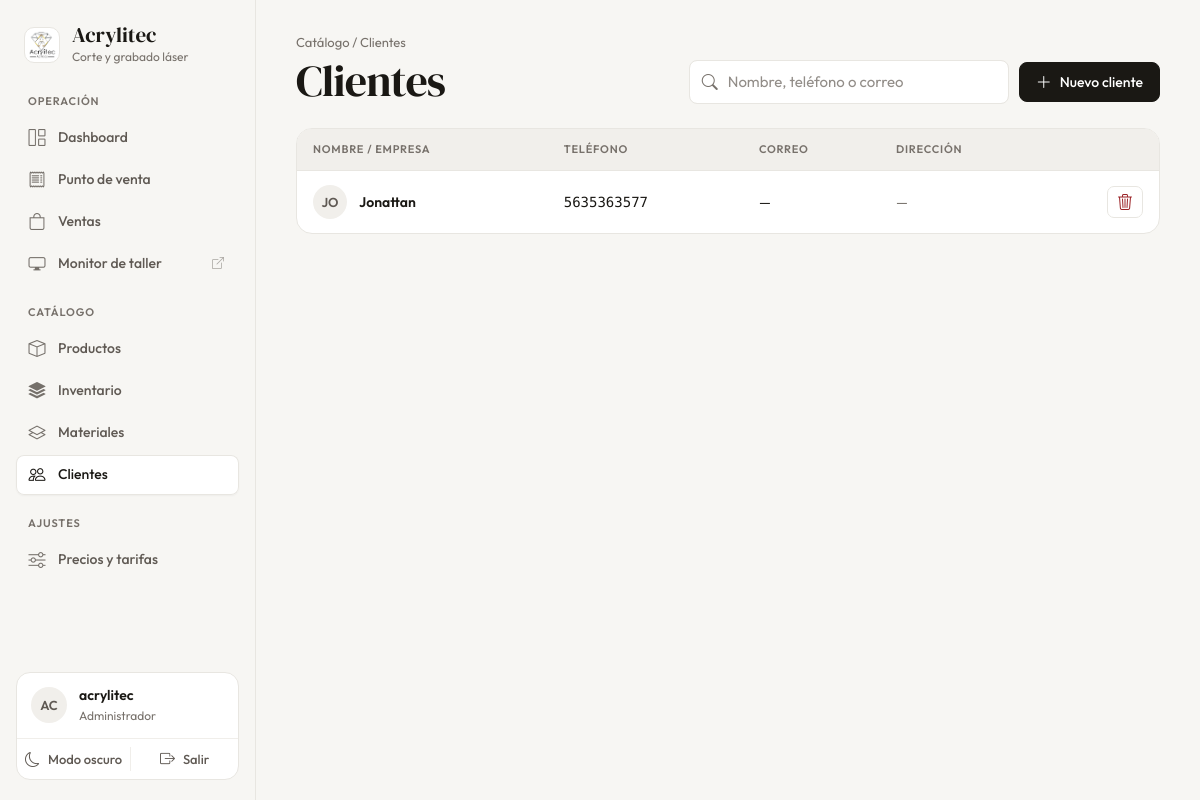
The app's page /clientes/ (signed in) with its own data.
### gestion/models.py (models this page shows, shortened)
class Clientes(models.Model):
    id_cliente = models.AutoField(primary_key=True)
    nombre = models.CharField(max_length=100, blank=True, null=True)
    telefono = models.CharField(max_length=100, blank=True, null=True)
    email = models.CharField(max_length=100, blank=True, null=True)
    direccion = models.TextField(blank=True, null=True)
    class Meta:
        managed = True
        db_table = 'clientes'
        verbose_name = "Cliente"
        verbose_name_plural = "Clientes"

### gestion/views.py (the view)
# urls.py: path('clientes/', views.lista_clientes, name='lista_clientes'),
@login_required
def lista_clientes(request):
    query = request.GET.get('q', '')
    clientes = Clientes.objects.all()
    if query:
        clientes = clientes.filter(
            Q(nombre__icontains=query) |
            Q(telefono__icontains=query) |
            Q(email__icontains=query)
        )
    return render(request, 'gestion/clientes_list.html', {
        'clientes': clientes,
        'query': query
    })

### gestion/templates/gestion/clientes_list.html (shortened to what this page needs)
{% extends 'gestion/base.html' %}
{% block content %}
<header class="page-header">
    <div class="page-heading">
        <span class="page-eyebrow">Catálogo / Clientes</span>
        <h1 class="page-title">Clientes</h1>
    </div>
    <div class="page-actions">
        <form method="GET" action="" class="search-field" style="width: 320px; max-width: 100%;">
            <input type="search" class="form-control" name="q" value="{{ query }}" placeholder="Nombre, teléfono o correo" aria-label="Buscar cliente">
        </form>
        <a href="{% url 'crear_cliente' %}" class="btn btn-primary"><i class="bi bi-plus-lg"></i> Nuevo cliente</a>
    </div>
</header>
<div class="table-responsive">
    <table class="table">
        <thead>
            <tr>
                <th>Nombre / empresa</th>
                <th>Teléfono</th>
                <th class="hide-mobile">Correo</th>
                <th class="hide-mobile">Dirección</th>
                <th style="text-align: right;"></th>
            </tr>
        </thead>
        <tbody>
            {% for cliente in clientes %}
            <tr>
                <td>
                    <div style="display: flex; align-items: center; gap: 12px;">
                        <span class="avatar">{{ cliente.nombre|slice:":2"|upper }}</span>
                        <span style="font-weight: 600;">{{ cliente.nombre }}</span>
                    </div>
                </td>
                <td class="text-num">{{ cliente.telefono|default:"—" }}</td>
                <td class="hide-mobile">{{ cliente.email|default:"—" }}</td>
                <td class="hide-mobile text-muted" style="white-space: normal; max-width: 280px;">{{ cliente.direccion|default:"—"|truncatewords:10 }}</td>
                <td style="text-align: right;">
                    <a href="{% url 'eliminar_cliente' cliente.id_cliente %}" class="btn btn-sm btn-outline-danger btn-icon" title="Eliminar cliente" aria-label="Eliminar a {{ cliente.nombre }}">
                        <i class="bi bi-trash3"></i>
                    </a>
                </td>
            </tr>
            {% endfor %}
        </tbody>
    </table>
</div>
{% endblock %}

### gestion/templates/gestion/base.html (shortened to what this page needs)
{% load static %}
<!DOCTYPE html>
<html lang="es">
<head>
    <link href="https://cdn.jsdelivr.net/npm/bootstrap@5.3.0/dist/css/bootstrap.min.css" rel="stylesheet">
    <link href="https://cdn.jsdelivr.net/npm/bootstrap-icons@1.11.3/font/bootstrap-icons.min.css" rel="stylesheet">
    <link href="https://cdn.jsdelivr.net/npm/select2@4.1.0-rc.0/dist/css/select2.min.css" rel="stylesheet">
    <link href="https://cdn.jsdelivr.net/npm/select2-bootstrap-5-theme@1.3.0/dist/select2-bootstrap-5-theme.min.css" rel="stylesheet">
    <link href="{% static 'gestion/css/main.css' %}" rel="stylesheet">
</head>
<body>
{% with url_name=request.resolver_match.url_name %}
<div class="app-shell">
    <aside class="sidebar" id="sidebar" aria-label="Navegación principal">
        <a class="sidebar-brand" href="{% url 'dashboard' %}">
            <span class="sidebar-logo"><img src="{% static 'gestion/img/logo_acrylitec.png' %}" alt=""></span>
            <span class="sidebar-brand-text">
                <span class="sidebar-brand-name">Acrylitec</span>
                <span class="sidebar-brand-sub">Corte y grabado láser</span>
            </span>
        </a>
        <nav class="sidebar-nav">
            <div class="nav-group">
                <span class="nav-group-label">Operación</span>
                {% if request.user.is_superuser or request.user.groups.all.0.name == 'Administrador' %}
                <a class="side-link {% if url_name == 'dashboard' %}active{% endif %}" href="{% url 'dashboard' %}" {% if url_name == 'dashboard' %}aria-current="page"{% endif %}>
                    <i class="bi bi-grid-1x2"></i><span>Dashboard</span>
                </a>
                {% endif %}
                <a class="side-link {% if url_name == 'nuevo_pedido' %}active{% endif %}" href="{% url 'nuevo_pedido' %}" {% if url_name == 'nuevo_pedido' %}aria-current="page"{% endif %}>
                    <i class="bi bi-receipt"></i><span>Punto de venta</span>
                </a>
                <a class="side-link {% if url_name == 'lista_ventas' or url_name == 'detalle_venta' %}active{% endif %}" href="{% url 'lista_ventas' %}" {% if url_name == 'lista_ventas' %}aria-current="page"{% endif %}>
                    <i class="bi bi-bag"></i><span>Ventas</span>
                </a>
                <a class="side-link" href="{% url 'pantalla_pendientes' %}" target="_blank" rel="noopener">
                    <i class="bi bi-display"></i><span>Monitor de taller</span><i class="bi bi-box-arrow-up-right ext" aria-hidden="true"></i>
                </a>
            </div>
            <div class="nav-group">
                <span class="nav-group-label">Catálogo</span>
                <a class="side-link {% if url_name == 'lista_productos' or url_name == 'crear_producto' or url_name == 'editar_producto' or url_name == 'eliminar_producto' %}active{% endif %}" href="{% url 'lista_productos' %}">
                    <i class="bi bi-box"></i><span>Productos</span>
                </a>
                <a class="side-link {% if url_name == 'inventario_productos' or url_name == 'editar_stock_producto' %}active{% endif %}" href="{% url 'inventario_productos' %}">
                    <i class="bi bi-stack"></i><span>Inventario</span>
                </a>
                <a class="side-link {% if url_name == 'lista_materiales' or url_name == 'crear_material' or url_name == 'eliminar_material' %}active{% endif %}" href="{% url 'lista_materiales' %}">
                    <i class="bi bi-layers"></i><span>Materiales</span>
                </a>
                <a class="side-link {% if url_name == 'lista_clientes' or url_name == 'crear_cliente' or url_name == 'eliminar_cliente' %}active{% endif %}" href="{% url 'lista_clientes' %}">
                    <i class="bi bi-people"></i><span>Clientes</span>
                </a>
            </div>
            {% if request.user.is_superuser or request.user.groups.all.0.name == 'Administrador' %}
            <div class="nav-group">
                <span class="nav-group-label">Ajustes</span>
                <a class="side-link {% if url_name == 'configuracion_precios' %}active{% endif %}" href="{% url 'configuracion_precios' %}">
                    <i class="bi bi-sliders"></i><span>Precios y tarifas</span>
                </a>
            </div>
            {% endif %}
        </nav>
        <div class="sidebar-user">
            <div class="sidebar-user-info">
                <span class="avatar">{{ request.user.username|slice:":2"|upper }}</span>
                <span class="sidebar-user-text">
                    <span class="sidebar-user-name">{{ request.user.get_full_name|default:request.user.username }}</span>
                    <span class="sidebar-user-role">{% if request.user.is_superuser %}Administrador{% else %}{{ request.user.groups.all.0.name|default:"Usuario" }}{% endif %}</span>
                </span>
            </div>
            <div class="sidebar-user-actions">
                <button class="sidebar-action theme-toggle" type="button" data-theme-toggle aria-label="Cambiar a modo oscuro">
                    <span class="sidebar-action-icon" aria-hidden="true">
                        <i class="bi bi-moon theme-toggle__moon"></i>
                    </span>
                    <span class="theme-label-light">Modo oscuro</span>
                </button>
                <a class="sidebar-action sidebar-action--logout" href="{% url 'logout' %}">
                    <i class="bi bi-box-arrow-right" aria-hidden="true"></i>
                    <span>Salir</span>
                </a>
            </div>
        </div>
    </aside>
    <div class="app-main">
        <main class="page" id="contenido">
            {% block content %}
            {% endblock %}
        </main>
    </div>
</div>
{% endwith %}
</body>
</html>

### records on screen
Clientes: nombre "JO", nombre "Jonattan", telefono "5635363577", email "—", direccion "—"

### other values on screen
{{ request.user.username|slice:":2"|upper }} "AC"
{{ request.user.get_full_name|default:request.user.username }} "acrylitec"
